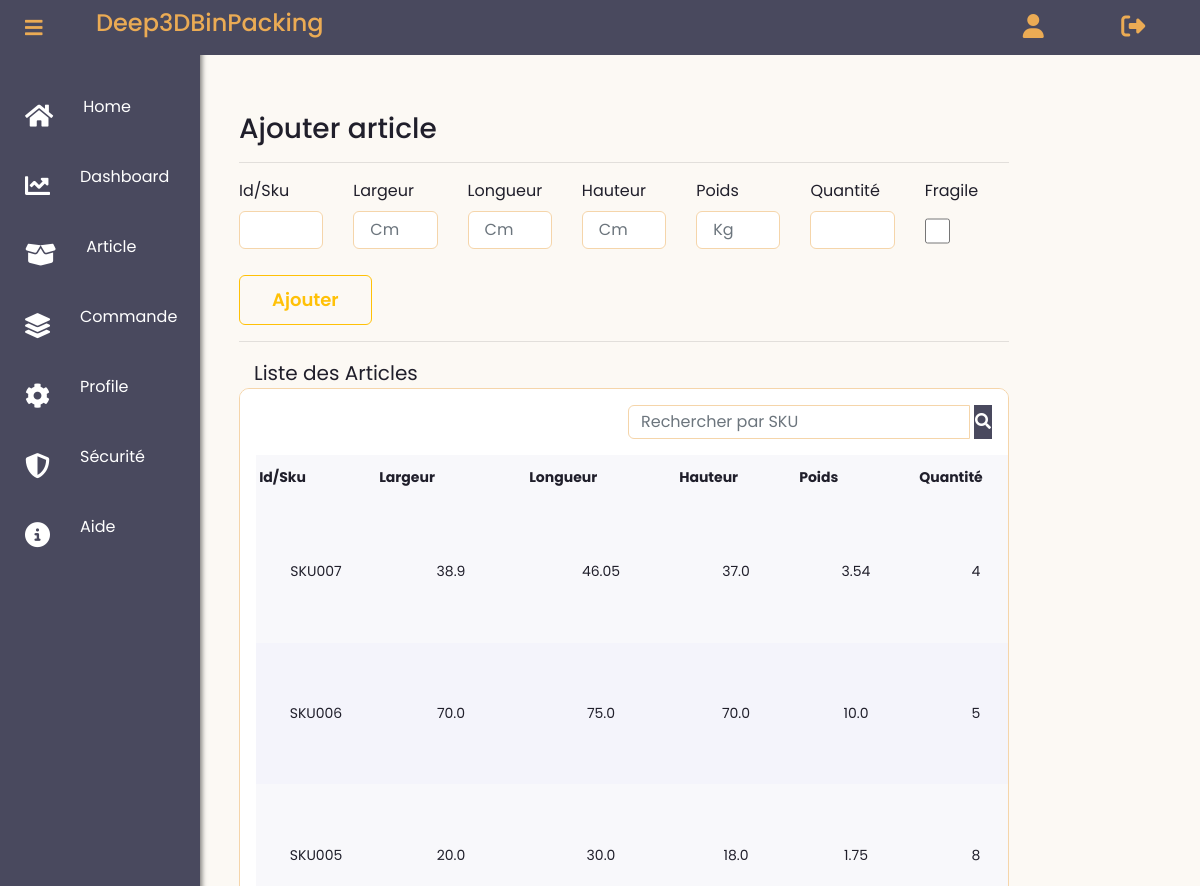
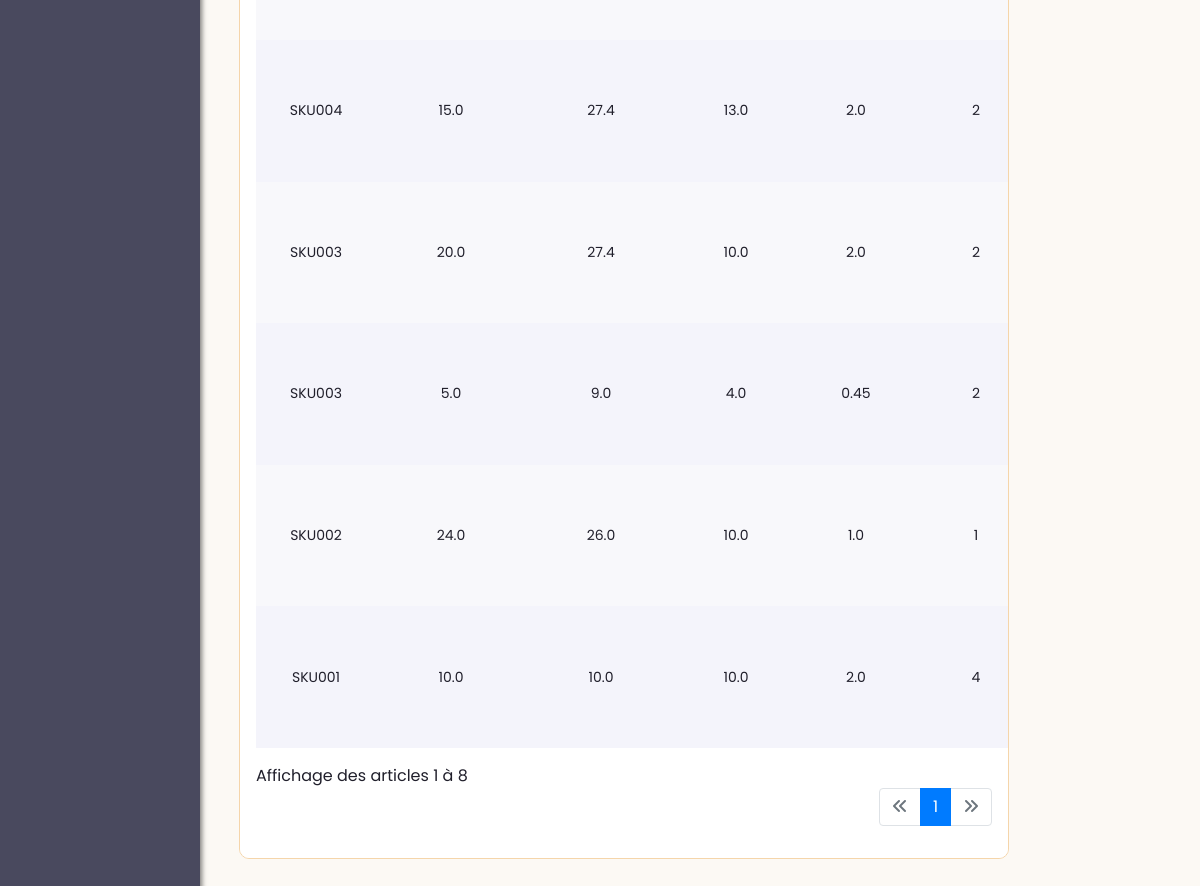
The page /new_article (signed in) on the database as committed earlier (2 pictures, top to bottom).
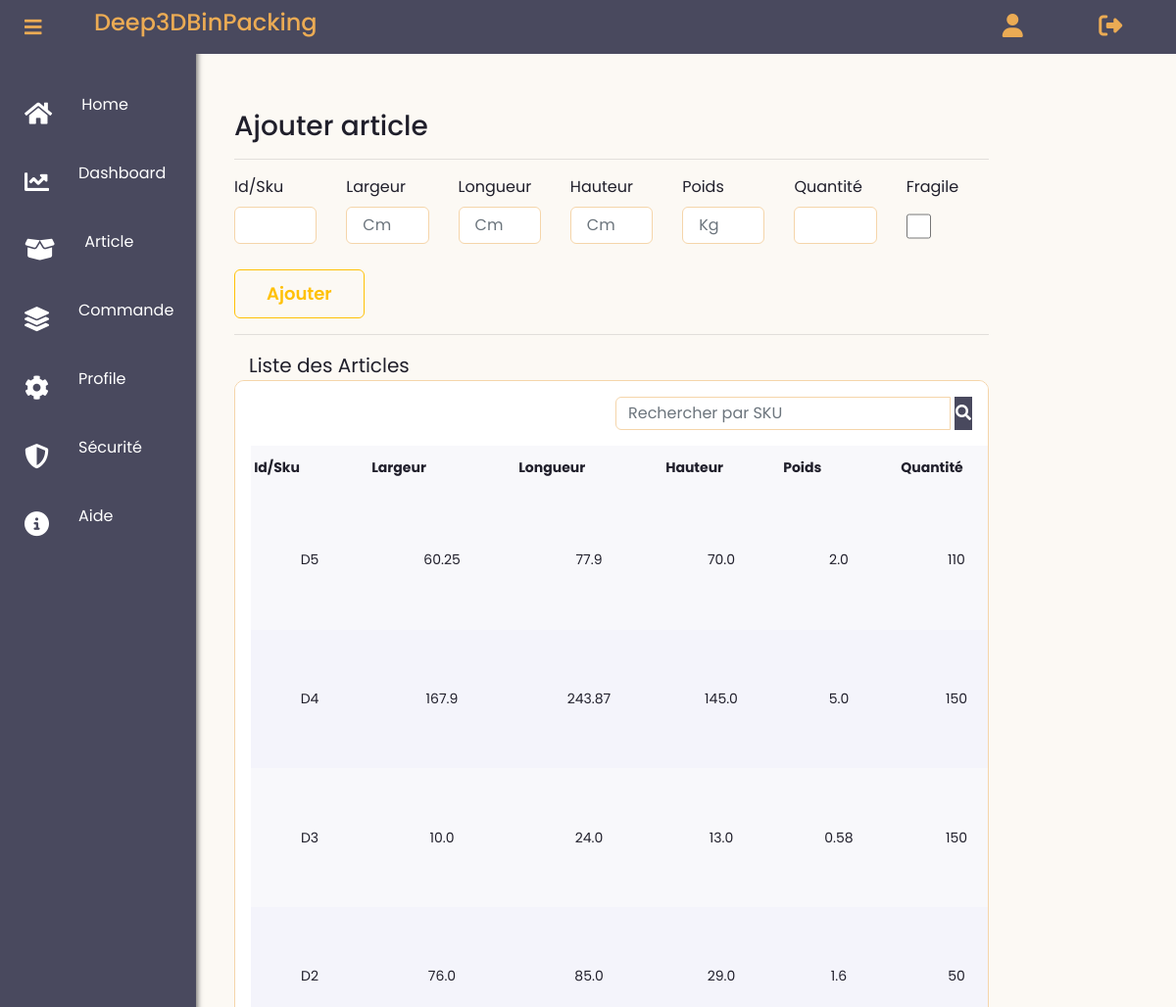
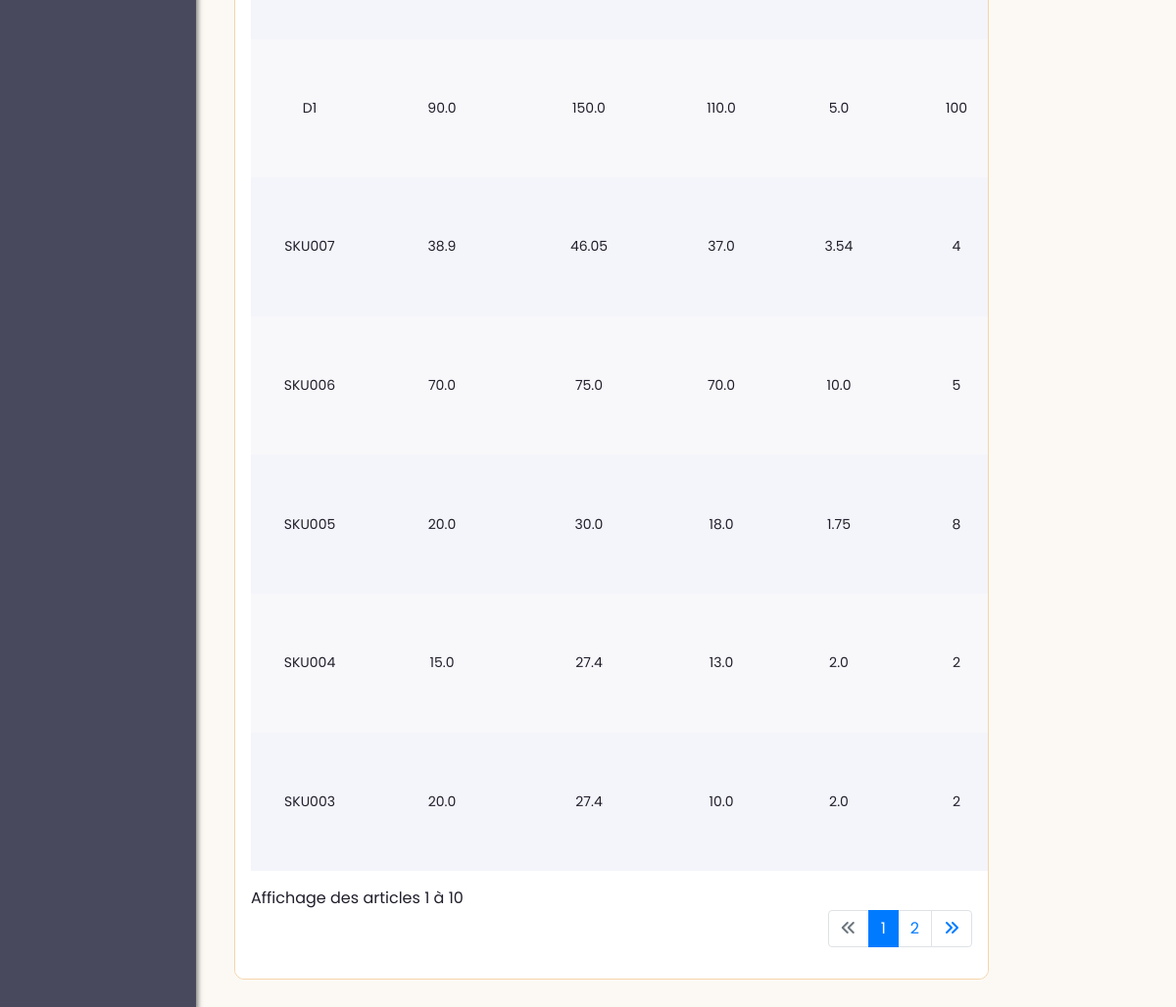
The same page on the database as committed later (2 pictures, top to bottom).
### app/models.py (models this page shows, shortened)
class Article(db.Model):
    __tablename__ = 'Article'
    id = db.Column(db.Integer, primary_key=True, autoincrement=True)
    user_id = db.Column(db.Integer(), db.ForeignKey('User.id'))
    sku = db.Column(db.String(30), nullable=False)
    largeur = db.Column(db.Float(precision=5), nullable=False)
    longueur = db.Column(db.Float(precision=5), nullable=False)
    hauteur = db.Column(db.Float(precision=5), nullable=False)
    poids = db.Column(db.Float(precision=5), nullable=False)
    quantite = db.Column(db.Integer(), nullable=False)
    fragile = db.Column(db.Boolean(), default=False)
    date_creation = db.Column(db.Date,default=dt_date.today())
    commandes = db.relationship('Commande', secondary=association_table_article_commande, back_populates='articles')

### app/routes.py (the view, shortened to what this page needs)
@app.route("/new_article", methods=['GET', 'POST'])
@login_required
def new_article():
    form = ArticleForm()
    page = request.args.get('page', 1, type=int)
    '''for article in articles_pagination:
        article.largeur = int(article.largeur)
        article.longueur = int(article.longueur)
        article.hauteur = int(article.hauteur)
        article.poids = int(article.poids)'''
    nombre_articles = Article.query.filter_by(user_id=current_user.id).count()
    search_article = request.args.get('search_article')
    per_page = 5
    if search_article:
        articles_query = Article.query.filter((Article.sku.ilike(f'%{search_article}%')))
    else:
        articles_query = Article.query.filter_by(user_id=current_user.id).order_by(Article.id.desc())
    articles_pagination = articles_query.paginate(page=page, per_page=number_articles_per_page, error_out=False)
    pagination_args = Pagination(page=page, per_page=per_page, total=nombre_articles, css_framework='bootstrap4')
    articles = articles_pagination.items
    per_page = articles_pagination.per_page
    page = articles_pagination.page
    start_index = (page - 1) * per_page + 1
    end_index = min(page * per_page, nombre_articles)
    '''total_stock = Article.query.filter_by(user_id=current_user.id).count()

   if total_stock < 10 and not session.get('alert_displayed') and current_user.id ==current_user.id:
        flash('Attention ! Le stock total des articles est inférieur à 10.', 'warning')
        session['alert_displayed'] = True
        # Vérifier si le son d'alerte a déjà été joué pour cet utilisateur
        if not session.get('alert_sound_played') and current_user.id==current_user.id:
            for i in range(0, 2):
                playsound("app/static/audio/bip.mp3")  # Jouer le fichier audio
            # Marquer que le son d'alerte a été joué pour cet utilisateur
            session['alert_sound_played'] = True'''
    return render_template('user_dashboard/create_article.html', title='New Article',pagination_args=pagination_args, start_index=start_index, end_index=end_index,  form=form, articles=articles, articles_pagination=articles_pagination)

### app/forms.py (shortened to what this page needs)
class ArticleForm(FlaskForm):
    id = HiddenField('ID de l\'article')
    sku = StringField("Id/Sku",validators=[DataRequired()])
    largeur = FloatField('Largeur', validators=[DataRequired()],render_kw={"placeholder": "Cm"})
    longueur = FloatField('Longueur', validators=[DataRequired()],render_kw={"placeholder": "Cm"})
    hauteur = FloatField('Hauteur', validators=[DataRequired()],render_kw={"placeholder": "Cm"})
    poids = FloatField('Poids', validators=[DataRequired()],render_kw={"placeholder": "Kg"})
    quantite = IntegerField('Quantité', validators=[DataRequired()])
    fragile = BooleanField('Fragile', default=False)
    submit = SubmitField('Ajouter')

### app/models.py (called while the page is built)
@login_manager.user_loader
def load_user(user_id):
    return User.query.get(int(user_id))

### app/routes.py (called while the page is built)
@app.before_request
def before_request():
    if current_user.is_authenticated:
        g.image = url_for('static', filename='images/' + current_user.image) if current_user.image else None
    else:
        g.image = None

### app/templates/user_dashboard/create_article.html (shortened to what the changed rows need)
{% extends "user_dashboard/layout.html" %}
{% block content %}
<div id="app" class="col-lg-10">
  <div class="card detail">
    <form class="form-inline justify-content-end mb-3" method="get" action="{{ url_for('new_article') }}">
      <div class="input-group">
      </div>
    </form>
  {% if articles %}
        <table id="user-table" class=" nowrap" cellspacing="2" width="100%">
          <thead>
            <tr>
              <th>Id/Sku</th>
              <th>Largeur</th>
              <th>Longueur</th>
              <th>Hauteur</th>
              <th>Poids</th>
              <th>Quantité</th>
            </tr>
          </thead>
          <tbody>
            {% for article in articles %}
            {% if article.user_id == current_user.id %}
            <tr>
              <td style=" text-align: center;">{{article.sku}}</td>
              <td style=" text-align: center;">{{article.largeur}}</td>
              <td style=" text-align: center;">{{article.longueur}}</td>
              <td style=" text-align: center;">{{article.hauteur}}</td>
              <td style=" text-align: center;">{{article.poids}}</td>
              <td style=" text-align: center;">{{article.quantite}}</td>
            </tr>
            {% endif %}
            {% endfor %}
          </tbody>
        </table>
        <div class="mt-3">
          Affichage des articles {{ start_index }} à {{ end_index }}
        </div>
          <nav aria-label="Page navigation example">
            <ul class="pagination justify-content-end">
              <li class="page-item {% if not articles_pagination.has_prev %}disabled{% endif %}">
                <a class="page-link" {% if articles_pagination.has_prev %}href="{{ url_for('new_article', page=articles_pagination.prev_num) }}"{% endif %}><i class="fa-solid fa-angles-left"></i></a>
              </li>
              {% for page_num in articles_pagination.iter_pages() %}
                {% if page_num %}
                  <li class="page-item {% if page_num == articles_pagination.page %}active{% endif %}">
                    <a class="page-link"  href="{{ url_for('new_article', page=page_num) }}">{{ page_num }}</a>
                  </li>
                {% else %}
                  <li class="page-item disabled">
                    <a class="page-link"  href="#">...</a>
                  </li>
                {% endif %}
              {% endfor %}
              <li class="page-item {% if not articles_pagination.has_next %}disabled{% endif %}">
                <a class="page-link" {% if articles_pagination.has_next %}href="{{ url_for('new_article', page=articles_pagination.next_num) }}"{% endif %}><i class="fa-solid fa-angles-right"></i></a>
              </li>
            </ul>
          </nav>
    {% else %}
  <div class="alert-warning text-center">
    Aucun article trouvé.
  </div>
</div>
{% endif %}
{% endblock content %}

Rows that differ between the two databases and show on the page:
no longer on this page (row unchanged): Article: sku "SKU003", largeur "5.0", longueur "9.0", hauteur "4.0", poids "0.45", quantite "2"
no longer on this page (row unchanged): Article: sku "SKU002", largeur "24.0", longueur "26.0", hauteur "10.0", poids "1.0", quantite "1"
no longer on this page (row unchanged): Article: sku "SKU001", largeur "10.0", longueur "10.0", hauteur "10.0", poids "2.0", quantite "4"
added Article: sku "D5", largeur "60.25", longueur "77.9", hauteur "70.0", poids "2.0", quantite "110"
added Article: sku "D4", largeur "167.9", longueur "243.87", hauteur "145.0", poids "5.0", quantite "150"
added Article: sku "D3", largeur "10.0", longueur "24.0", hauteur "13.0", poids "0.58", quantite "150"
added Article: sku "D2", largeur "76.0", longueur "85.0", hauteur "29.0", poids "1.6", quantite "50"
added Article: sku "D1", largeur "90.0", longueur "150.0", hauteur "110.0", poids "5.0", quantite "100"
Other text that changed with them:
{{ end_index }}: "8" → "10"
new list line: "2"
